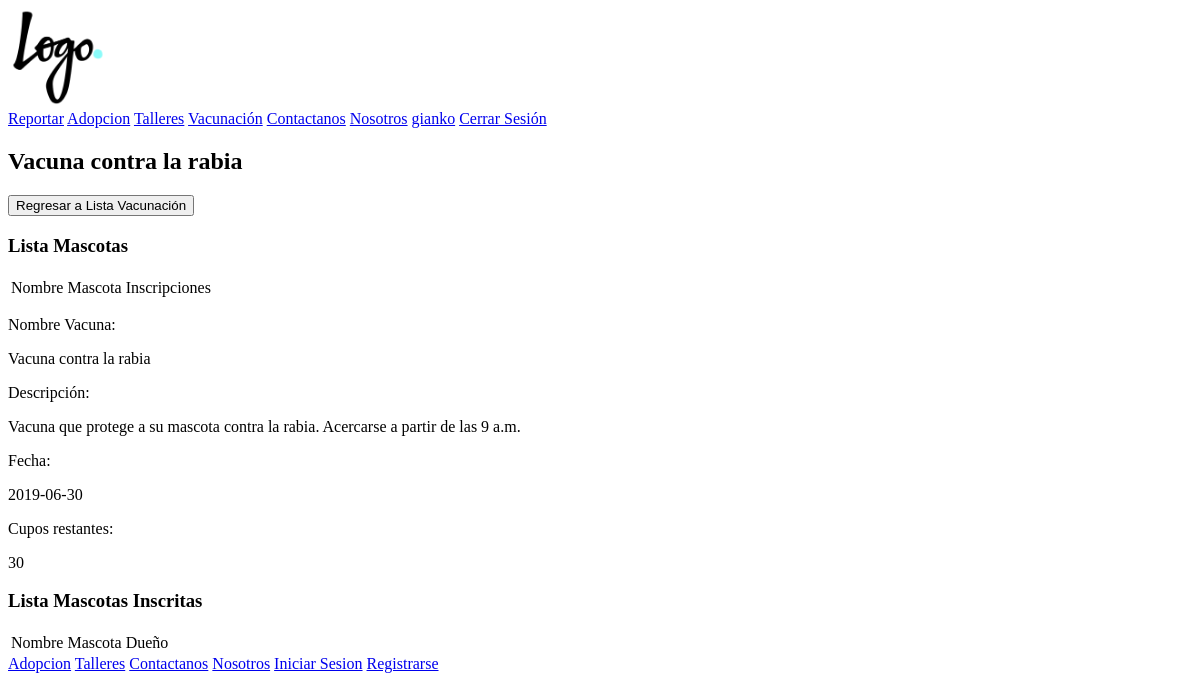
The app's page /paginas/info_vacunacion.php?v=2 (signed in), older data.
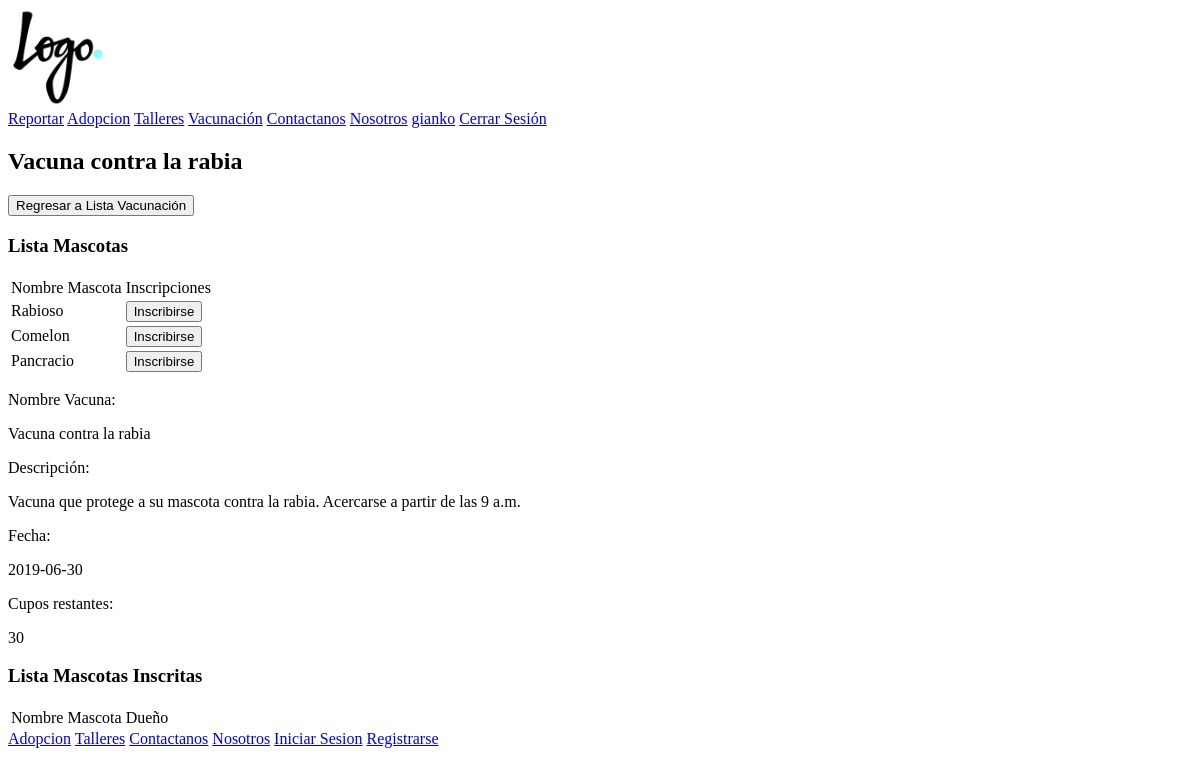
The same page, newer data.
### tables this page shows
CREATE TABLE `mascotas` (
  `id` int(11) NOT NULL,
  `nombre` varchar(150) DEFAULT NULL,
  `id_dueno` int(11) DEFAULT NULL,
  `raza` varchar(100) DEFAULT NULL,
  `color` varchar(80) DEFAULT NULL,
  `tamano` varchar(80) DEFAULT NULL,
  `foto` varchar(200) DEFAULT NULL
);

### Funciones/variables.php (called while the page is built, shortened)
<?php
$tab_mascota="mascotas";
$id_mascota="id";
$nom_mascota="nombre";
$due_mascota="id_dueno";
$tab_vacunas="vacunas";
$id_vacunas="id";
$nom_vacunas="nombre";
$fecha_vacunas="fecha";
$capacidad_vacunas="capacidad";
$desc_vacunas="descripcion";
$tab_vacuna_mascota="vacunas_mascota";
$idVac_vacuna_mascota="id_vacunas";
$idMas_vacuna_mascota="id_mascota";
?>

### paginas/info_vacunacion.php (the view, shortened to what this page needs)
<?php
include_once ("../Funciones/variables.php");
include_once ("../Funciones/verificar_session.php");
$pdo=new PDO("mysql:host=localhost;dbname=$dbname;charset=utf8","root","");
if(isset($_GET["v"])){
    $id=$_GET["v"];
    $sql="SELECT * FROM $tab_vacunas WHERE $id_vacunas='$id'";
    $resultado=$pdo->query($sql);
    $filas=$resultado->fetchAll();
    if (count($filas)==0) {
        header("Location: ../paginas/vacunacion.php");
        exit();
    }else{
        $nom=$filas[0][$nom_vacunas];
        $sql2="SELECT * FROM $tab_vacuna_mascota WHERE $idVac_vacuna_mascota='$id'";
        $resultado2=$pdo->query($sql2);
        $filas2=$resultado2->fetchAll();
        $disponible=$filas[0][$capacidad_vacunas]-count($filas2);
    }
}else{
    header("Location: ../paginas/vacunas.php");
    exit();
}
?>
<!DOCTYPE html>
<html lang="en">
<head>
</head>
<body>
    <?php include ('../Funciones/cabecera_resto.php') ?>
    <h2><?php echo $nom ?></h2>
    <form action="../Funciones/procesar_vacunacion.php" method="post">
    <button type="submit" name="b">Regresar a Lista Vacunación</button>
    <h3>Lista Mascotas</h3>
    <table>
        <tr>
            <td>Nombre Mascota</td>
            <td>Inscripciones</td>
        </tr>
            <?php
            $id_usuario_sesion=$_SESSION["id"];
            $sql3="SELECT * FROM $tab_mascota WHERE $due_mascota='$id_usuario_sesion'";
            foreach ($pdo->query($sql3) as $f0) { ?>
            <tr>
                <td><?php echo $f0[$nom_mascota] ?></td>
                <td>
                <?php
                $id_m=$f0[$id_mascota];
                $r0=$pdo->query("SELECT * FROM $tab_vacuna_mascota WHERE $idMas_vacuna_mascota='$id_m' AND $idVac_vacuna_mascota='$id'");
                $f3=$r0->fetchAll();
                if(count($f3)==1){ ?>
                    <button type="submit" name="<?php echo $id_m ?>" value="c">Cancelar inscripción</button>
                <?php
                }elseif($disponible==0){ ?>
                    No hay cupos disponibles
                <?php
                }else{ ?>
                    <button type="submit" name="<?php echo $id_m ?>" value="i">Inscribirse</button>
                <?php } ?>
                </td>
            </tr>
            <?php
            }
            ?>
    </table>
    </form>
    <div>
    <p>Nombre Vacuna:</p>
    <p><?php echo $nom ?></p>
    </div>
    <div>
    <p>Descripción:</p>
    <p><?php echo $filas[0][$desc_vacunas] ?></p>
    </div>
    <div>
    <p>Fecha:</p>
    <p><?php echo $filas[0][$fecha_vacunas] ?></p>
    </div>
    <div>
    <p>Cupos restantes:</p>
    <p><?php echo $disponible ?></p>
    </div>
    <div>
    <h3>Lista Mascotas Inscritas</h3>
    <table>
    <tr>
        <td>Nombre Mascota</td>
        <td>Dueño</td>
    </tr>
    </table>
    </div>
    <?php include ('../Funciones/footer_resto.php') ?>
</body>
</html>

Row changes from the older to the newer data that the page shows:
added mascotas: nombre "Rabioso"
added mascotas: nombre "Comelon"
added mascotas: nombre "Pancracio"
